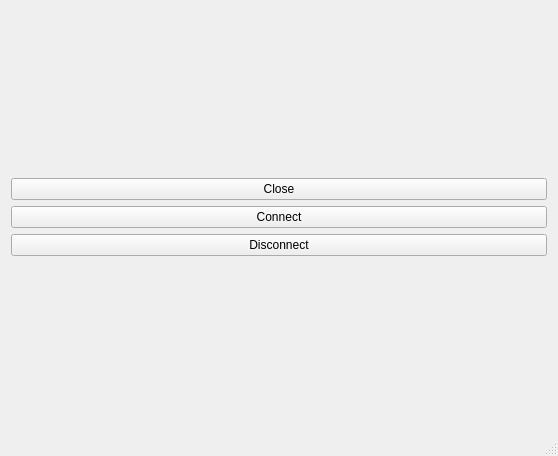
<?xml version="1.0" encoding="UTF-8"?>
<ui version="4.0">
 <class>MainWindow</class>
 <widget class="QMainWindow" name="MainWindow">
  <property name="geometry">
   <rect>
    <x>0</x>
    <y>0</y>
    <width>558</width>
    <height>456</height>
   </rect>
  </property>
  <property name="windowTitle">
   <string>MainWindow</string>
  </property>
  <widget class="QWidget" name="centralWidget">
   <layout class="QGridLayout" name="gridLayout_2">
    <item row="0" column="0">
     <layout class="QGridLayout" name="gridLayout">
      <item row="2" column="0">
       <widget class="QPushButton" name="dsc_btn">
        <property name="text">
         <string>Disconnect</string>
        </property>
       </widget>
      </item>
      <item row="0" column="0">
       <widget class="QPushButton" name="close_bt">
        <property name="text">
         <string>Close</string>
        </property>
       </widget>
      </item>
      <item row="1" column="0">
       <widget class="QPushButton" name="connect_btn">
        <property name="text">
         <string>Connect</string>
        </property>
       </widget>
      </item>
     </layout>
    </item>
   </layout>
  </widget>
  <widget class="QMenuBar" name="menuBar">
   <property name="geometry">
    <rect>
     <x>0</x>
     <y>0</y>
     <width>558</width>
     <height>25</height>
    </rect>
   </property>
  </widget>
  <widget class="QStatusBar" name="statusBar"/>
  <action name="actionCustomize_plotter">
   <property name="text">
    <string>Customize plotter</string>
   </property>
  </action>
 </widget>
 <layoutdefault spacing="6" margin="11"/>
 <resources/>
 <connections/>
</ui>
